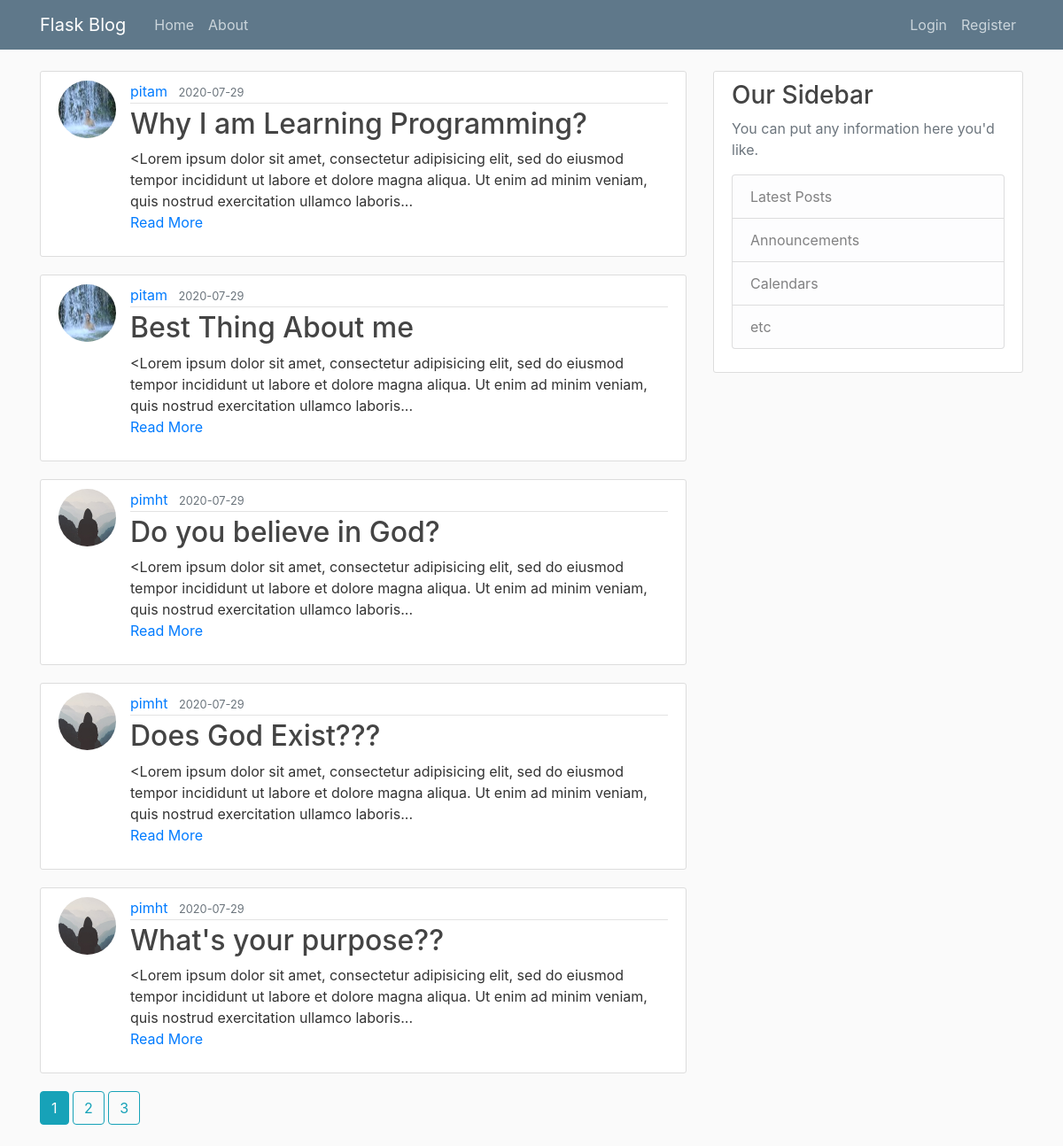
The page / on the database its author committed.
### flaskblog/models.py (models this page shows, shortened)
class Post(db.Model):
	id = db.Column(db.Integer, primary_key = True)
	title = db.Column(db.String(200), nullable = False)
	date_posted = db.Column(db.DateTime, nullable = False, default = datetime.utcnow)
	content = db.Column(db.Text, nullable = False)
	user_id = db.Column(db.Integer, db.ForeignKey('user.id'), nullable = False)

class User(db.Model, UserMixin):
	id = db.Column(db.Integer, primary_key = True)
	username = db.Column(db.String(20), unique = True, nullable = False)
	email = db.Column(db.String(120), unique = True, nullable = False)
	image_file = db.Column(db.String(20), nullable = False, default = 'default.jpg')
	password = db.Column(db.String(60), nullable = False)
	posts = db.relationship('Post', backref = 'author', lazy = True)

### flaskblog/main/routes.py (the view)
@main.route('/')
def home():
	page = request.args.get('page', 1, type = int)
	posts = Post.query.order_by(Post.date_posted.desc()).paginate(page = page, per_page=5)
	return render_template('home.html', posts = posts)

### flaskblog/templates/home.html
{% extends 'layout.html' %}
{% block content %}
	{% for post in posts.items %}
		<article class="media content-section">
			<img class="rounded-circle article-img" src="{{ url_for('static', filename = 'profile_pics/' + post.author.image_file) }}">
		  <div class="media-body">
		    <div class="article-metadata">
		      <a class="mr-2" href="{{ url_for('users.user_posts', username = post.author.username) }}">
		      {{ post.author.username }}</a>
		      <small class="text-muted">{{ post.date_posted.strftime('%Y-%m-%d') }}</small>
		    </div>
		    <h2><a class="article-title" href="{{ url_for('posts.post', post_id = post.id) }}">{{ post.title }}</a></h2>
		    <p class="article-content">{{ post.content | truncate(200) }}
		    	<a href="{{ url_for('posts.post', post_id = post.id) }}">Read More</a></p>
		  </div>
		</article>
	{% endfor %}
	{% for page_num in posts.iter_pages(left_edge = 1, right_edge = 1, left_current = 1, right_current = 2) %}
		{% if page_num %}
			{% if posts.page == page_num %}
				<a class = 'btn btn-info mb-4' href="{{ url_for('main.home', page = page_num) }}">{{ page_num }}</a>
			{% else %}
				<a class = 'btn btn-outline-info mb-4' href="{{ url_for('main.home', page = page_num) }}">{{ page_num }}</a>
			{% endif %}
		{% else%}
			...
		{% endif %}
	{% endfor %}
{% endblock %}

### flaskblog/templates/layout.html (shortened to what this page needs)
<!DOCTYPE html>
<html>
<head>
    <link rel="stylesheet" href="https://stackpath.bootstrapcdn.com/bootstrap/4.5.0/css/bootstrap.min.css">
    <link rel="stylesheet" type="text/css" href="{{ url_for('static', filename = 'main.css') }}">
</head>
<body>
	{% include 'includes/_navbar.html' %}
	<main role="main" class="container">
	  <div class="row">
	    <div class="col-md-8">
	      {% block content %}{% endblock %}
	    </div>
	    <div class="col-md-4">
	      <div class="content-section">
	        <h3>Our Sidebar</h3>
	        <p class='text-muted'>You can put any information here you'd like.
	          <ul class="list-group">
	            <li class="list-group-item list-group-item-light">Latest Posts</li>
	            <li class="list-group-item list-group-item-light">Announcements</li>
	            <li class="list-group-item list-group-item-light">Calendars</li>
	            <li class="list-group-item list-group-item-light">etc</li>
	          </ul>
	        </p>
	      </div>
	    </div>
	  </div>
	</main>
</body>
</html>

### flaskblog/templates/includes/_navbar.html (shortened to what this page needs)
<header class="site-header">
  <nav class="navbar navbar-expand-md navbar-dark bg-steel fixed-top">
    <div class="container">
      <a class="navbar-brand mr-4" href="/">Flask Blog</a>
      <div class="collapse navbar-collapse" id="navbarToggle">
        <div class="navbar-nav mr-auto">
          <a class="nav-item nav-link" href="/">Home</a>
          <a class="nav-item nav-link" href="/about">About</a>
        </div>
        <div class="navbar-nav">
          {% if current_user.is_authenticated %}
            <a class="nav-item nav-link" href="{{ url_for('posts.new_post') }}">New Post</a>
            <a class="nav-item nav-link" href="{{ url_for('users.account') }}">Account</a>
            <a class="nav-item nav-link" href="{{ url_for('users.logout') }}">Logout</a>
          {% else %}
            <a class="nav-item nav-link" href="{{ url_for('users.login') }}">Login</a>
            <a class="nav-item nav-link" href="{{ url_for('users.register') }}">Register</a>
          {% endif %}
        </div>
      </div>
    </div>
  </nav>
</header>

### flaskblog/static/main.css (style rules this page uses)
body { background: #fafafa; color: #333333; margin-top: 5rem; }
h1, h2, h3, h4, h5, h6 { color: #444444; }
.bg-steel { background-color: #5f788a; }
.site-header .navbar-nav .nav-link { color: #cbd5db; }
.content-section { background: #ffffff; padding: 10px 20px; border: 1px solid #dddddd; border-radius: 3px; margin-bottom: 20px; }
.article-title { color: #444444; }
.article-content { white-space: pre-line; }
.article-img { height: 65px; width: 65px; margin-right: 16px; }
.article-metadata { padding-bottom: 1px; margin-bottom: 4px; border-bottom: 1px solid #e3e3e3 }

### rows shown on the page
Post: image_file (picture), author.username "pitam", date_posted "2020-07-29", title "Why I am Learning Programming?", content "<Lorem ipsum dolor sit amet, consectetur adipisicing elit, sed do eiusmod tempor incididunt ut labore et dolore magna aliqua. Ut enim ad minim veniam, quis nostrud exercitation ullamco laboris..."
Post: image_file (picture), author.username "pitam", date_posted "2020-07-29", title "Best Thing About me", content "<Lorem ipsum dolor sit amet, consectetur adipisicing elit, sed do eiusmod tempor incididunt ut labore et dolore magna aliqua. Ut enim ad minim veniam, quis nostrud exercitation ullamco laboris..."
Post: image_file (placeholder picture), author.username "pimht", date_posted "2020-07-29", title "Do you believe in God?", content "<Lorem ipsum dolor sit amet, consectetur adipisicing elit, sed do eiusmod tempor incididunt ut labore et dolore magna aliqua. Ut enim ad minim veniam, quis nostrud exercitation ullamco laboris..."
Post: image_file (placeholder picture), author.username "pimht", date_posted "2020-07-29", title "Does God Exist???", content "<Lorem ipsum dolor sit amet, consectetur adipisicing elit, sed do eiusmod tempor incididunt ut labore et dolore magna aliqua. Ut enim ad minim veniam, quis nostrud exercitation ullamco laboris..."
Post: image_file (placeholder picture), author.username "pimht", date_posted "2020-07-29", title "What's your purpose??", content "<Lorem ipsum dolor sit amet, consectetur adipisicing elit, sed do eiusmod tempor incididunt ut labore et dolore magna aliqua. Ut enim ad minim veniam, quis nostrud exercitation ullamco laboris..."

### other values the page prints
{{ page_num }} "1"
{{ page_num }} "2" "3"
